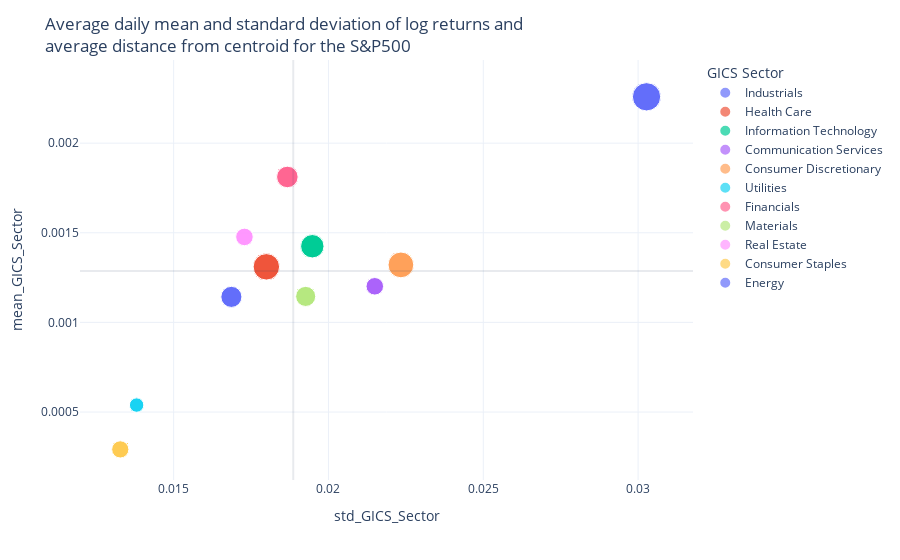

The notebook cell this image was saved under:
### Markdown cell above
The next two plots depict the average positions and spreads of GICS Sectors and Sub Sectors. We will have a look at the complete plots afterwards. 

The spread of the Sectors is calculated as the Euclidean Distance from the average point of that cluster plus a very small constant to keep Sub industries with only one member visible. This value is illustrated as the size of these average positions. This is not optimal, because the Subindustries with a small spread are actually more interesting when trying to find patterns in the data. Nevertheless, this is the most straightforward and in some way intuitive way of depicting the spread. In addition to the normal markings, I included a grey horizontal and vertical line which respectively indicate the average standard deviation and mean of all points, to make comparing the four graphs easier.

### Code cell
fig = px.scatter(
    info_descr_data,
    x="std_GICS_Sector",
    y="mean_GICS_Sector",
    color="GICS Sector",
    size="distance_from_centroid_GICS_Sub_Industry_GICS_Sector_distance",
)
fig.update_layout(
    title="Average daily mean and standard deviation of log returns and <br>average distance from centroid for the S&P500",
    shapes=[
        dict(
            type="line",
            yref="paper",
            y0=0,
            y1=1,
            xref="x",
            x0=add_descr_data.loc["mean"]["std"],
            x1=add_descr_data.loc["mean"]["std"],
            fillcolor="white",
            opacity=0.1,
        ),
        dict(
            type="line",
            yref="y",
            y0=add_descr_data.loc["mean"]["mean"],
            y1=add_descr_data.loc["mean"]["mean"],
            xref="paper",
            x0=0,
            x1=1,
            fillcolor="white",
            opacity=0.1,
        ),
    ],
)
fig.show()
